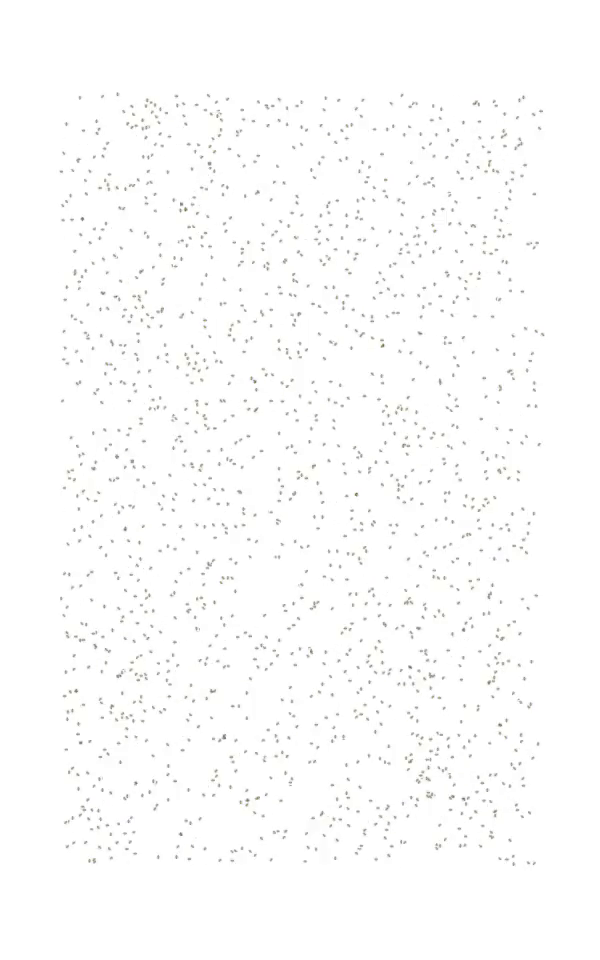
#> input picture frame 12 of src/test.mp4, 600 x 960 px, given in place of vid1.mp4, which was not available
$ python video_edge_detection.py
#> lines starting #> are read from the running program, lines starting #| are printed output that depends on the picture; after the words box and inside, x2 and y2 are one past the last pixel; in counts of white or black regions, pixels touching at a corner belong together
#!/usr/bin/env python3
# -*- coding: utf-8 -*-
"""
Created on Mon Sep  9 21:41:26 2019

@author: fritz

much of this code was taken from
https://www.learnopencv.com/read-write-and-display-a-video-using-opencv-cpp-python/
"""

import cv2
import numpy as np

def edge_detect_video(infile, outfile, lower_thres, upper_thres):
    '''
    Applies Canny Edge detection to a saved video file, and writes
    the result to a new file

    inputs:
        infile; str - the path to the original video to use
        outfile; str - the path to write to
        lower_thres; int - the lower threshold to use for Canny edge detection
        upper_thres; int - the upper threshold to use for Canny edge detection
    '''
#> called with infile = './in/vid1.mp4', outfile = './out/vid1_25_100.mp4', lower_thres = 25, upper_thres = 100

    cap = cv2.VideoCapture(infile)

    # Check if camera opened successfully, creates video writer
    #if this doesn't work try changing the video codec to 'MJPG' or 'DIVX'
    if cap.isOpened():
        frame_width = int(cap.get(3))
        frame_height = int(cap.get(4))

        out_writer = cv2.VideoWriter(outfile,
                                     cv2.VideoWriter_fourcc(*'XVID'),
                                     40, #20 frames per second
                                     (frame_width,frame_height))
    else:
      raise Exception("Error opening video stream or file")

    # Read and write until video is completed
    while(cap.isOpened()):
      # Capture frame-by-frame
      ret, frame = cap.read()
#> frame is the input picture: shape (960, 600, 3); mean B, G, R 252.5, 252.7, 252.7

      if ret == True:
         new_frame = cv2.Canny(frame, lower_thres, upper_thres)
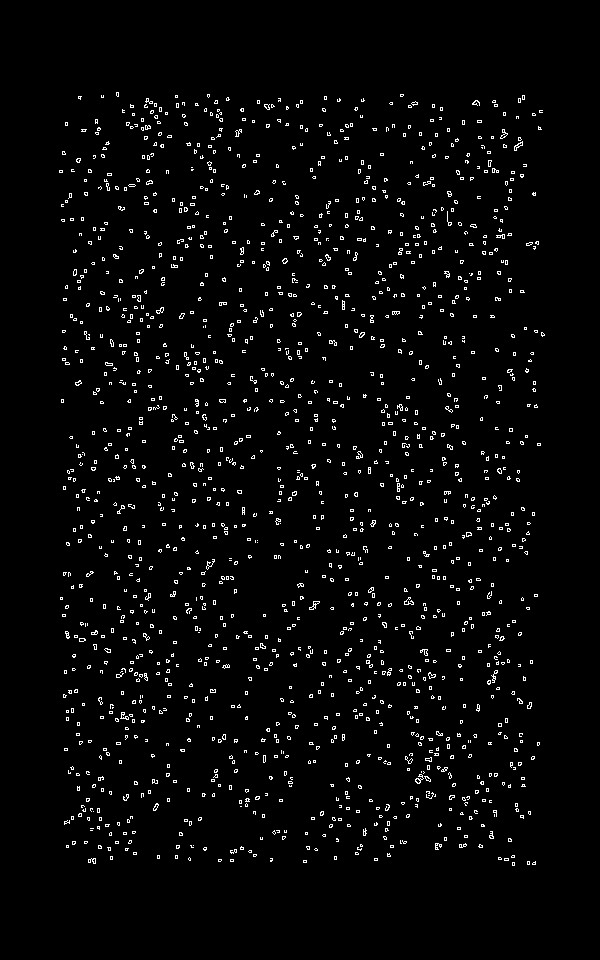
#> new_frame: shape (960, 600); 2.9% white in thin lines or dots, all inside (x1, y1, x2, y2) = (59, 92, 545, 866)
         #convert to a form our video writer can use
         new_frame = cv2.cvtColor(new_frame, cv2.COLOR_RGB2BGR)
         out_writer.write(new_frame)

      else:
        break

    # When everything done, release the video capture object
    cap.release()
    out_writer.release()

if __name__=='__main__':
    #range of lower threshold values
    lower_thres_start = 25
    lower_thres_end = 75
    lower_thres_iter = 25

    #range of upper threshold values
    upper_thres_start = 100
    upper_thres_end = 200
    upper_thres_iter = 50

    #infile name
    in_name = './in/vid1.mp4'

    for i in range(upper_thres_start, upper_thres_end+1, upper_thres_iter):
        if i < lower_thres_end:
            i2 = i
        else:
            i2 = lower_thres_end+1
        for j in range(lower_thres_start, i2, lower_thres_iter):
            print(f'Converting with lower threshold {j} upper threshold {i}')
            edge_detect_video(in_name, f'./out/vid1_{j}_{i}.mp4', j, i)


$ run again, starting later in the video
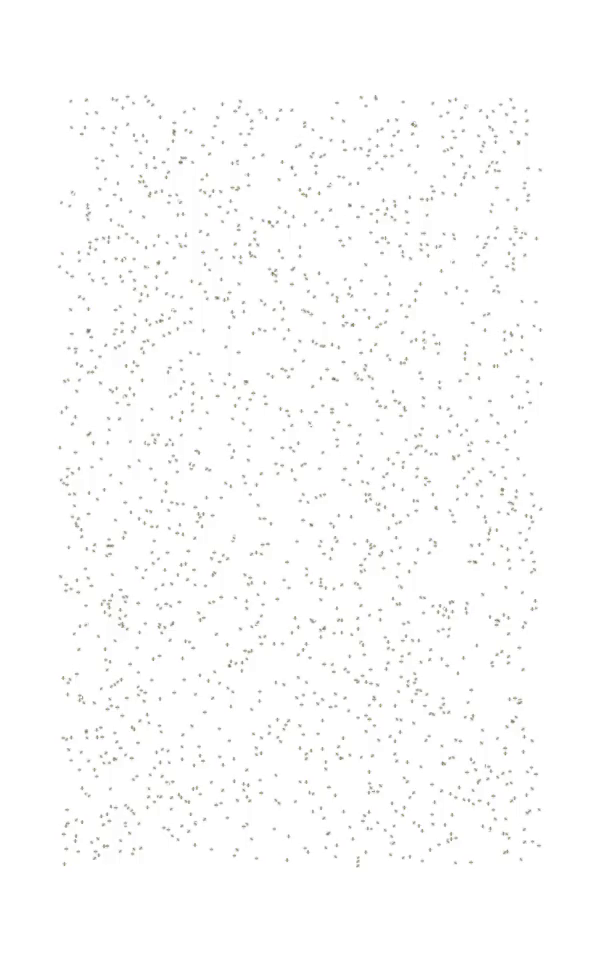
#> input picture frame 56 of src/test.mp4, 600 x 960 px, given in place of vid1.mp4, which was not available
#> in edge_detect_video, frame is the input picture: shape (960, 600, 3); mean B, G, R 252.3, 252.6, 252.6
#> in edge_detect_video, `new_frame = cv2.Canny(frame, lower_thres, upper_thres)`:
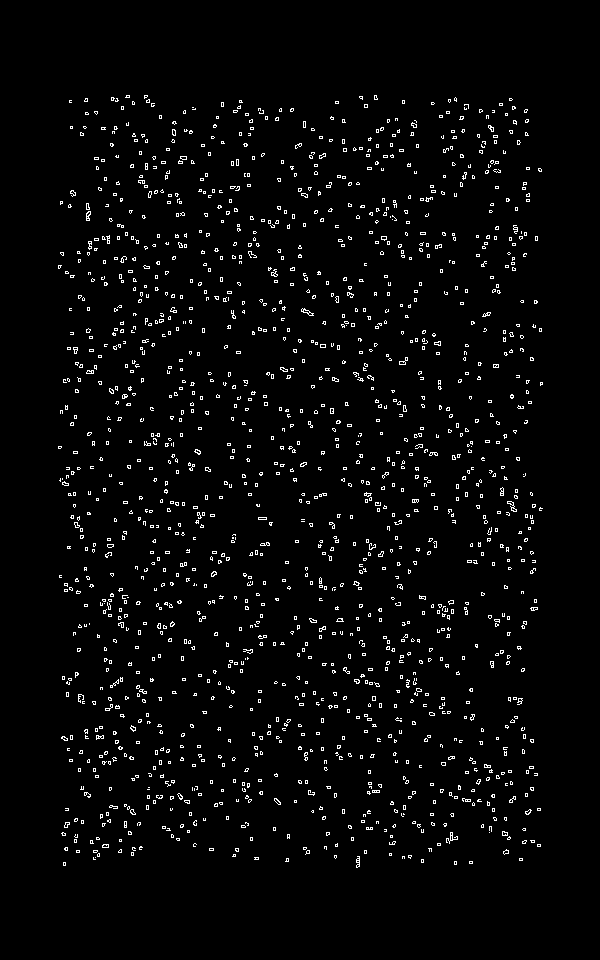
#> new_frame: shape (960, 600); 3% white in thin lines or dots, all inside (x1, y1, x2, y2) = (58, 95, 543, 868)

$ run again, starting later in the video
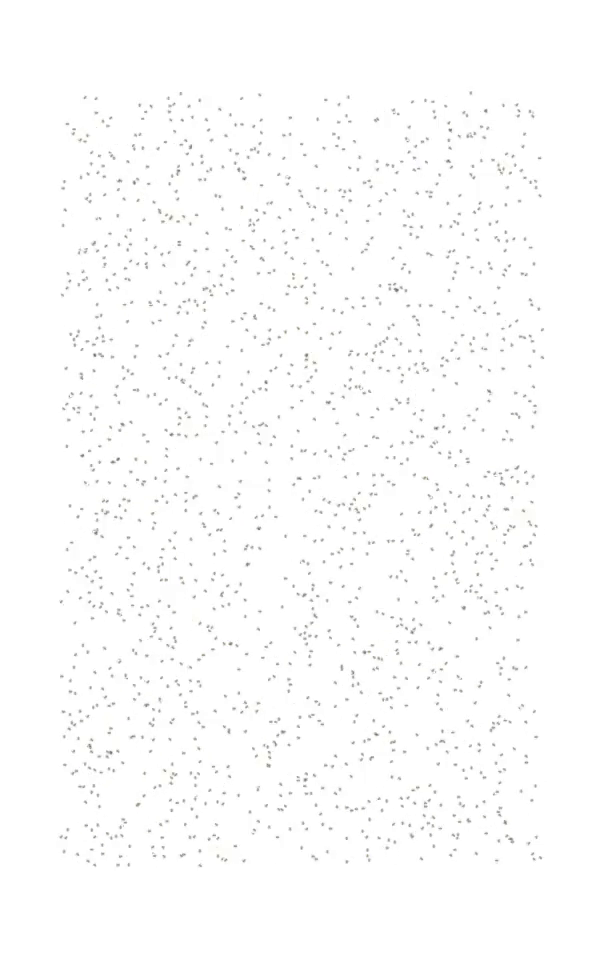
#> input picture frame 100 of src/test.mp4, 600 x 960 px, given in place of vid1.mp4, which was not available
#> in edge_detect_video, frame is the input picture: shape (960, 600, 3); mean B, G, R 252.6, 252.7, 252.7
#> in edge_detect_video, `new_frame = cv2.Canny(frame, lower_thres, upper_thres)`:
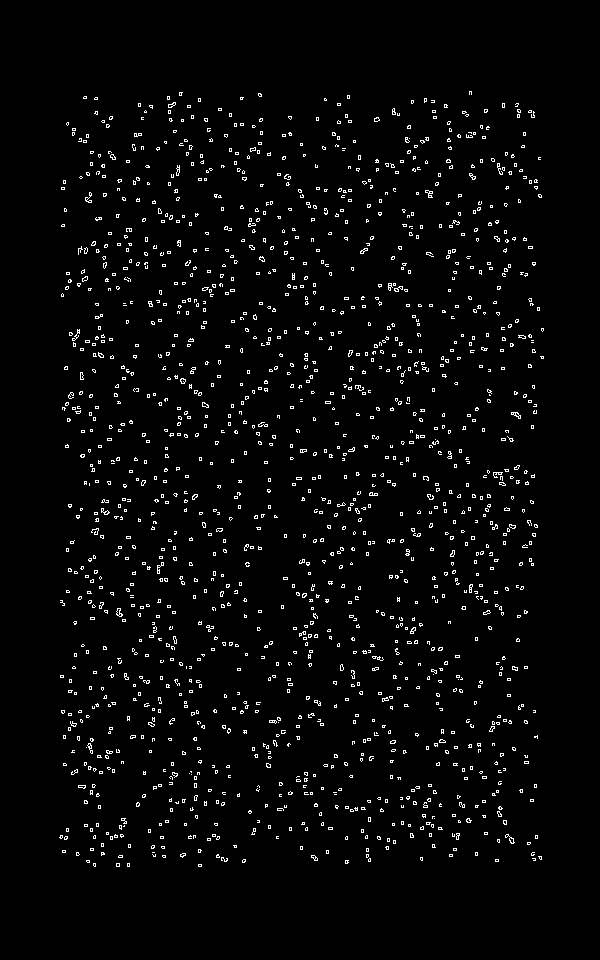
#> new_frame: shape (960, 600); 2.9% white in thin lines or dots, all inside (x1, y1, x2, y2) = (59, 91, 544, 867)
